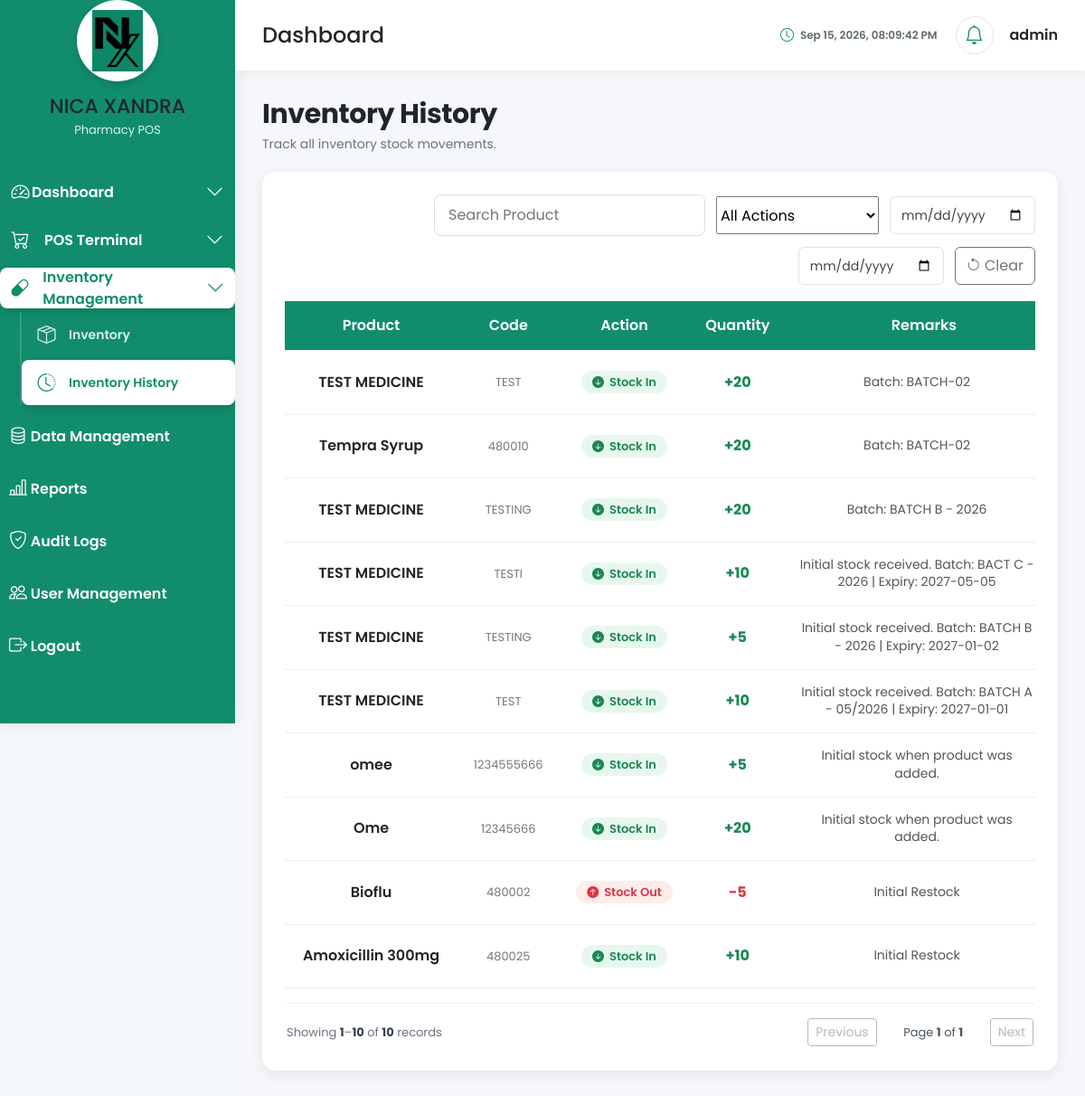
Screenshot of /app/dashboard/inventory_management/history/index.php (signed in) with the database file from the repository.
### tables this page shows
CREATE TABLE `inventory_history` (
  `history_id` int(11) NOT NULL,
  `product_id` int(11) NOT NULL,
  `action_type` enum('IN','OUT') NOT NULL,
  `quantity` int(11) NOT NULL,
  `occurred_at` datetime DEFAULT NULL,
  `remarks` text DEFAULT NULL,
  `created_at` timestamp NOT NULL DEFAULT current_timestamp()
);

CREATE TABLE `products` (
  `product_id` int(11) NOT NULL,
  `barcode` varchar(100) NOT NULL,
  `product_name` varchar(150) NOT NULL,
  `generic_name` varchar(150) DEFAULT NULL,
  `brand_name` varchar(150) DEFAULT NULL,
  `category_id` int(11) DEFAULT NULL,
  `type_id` int(11) DEFAULT NULL,
  `supplier_id` int(11) DEFAULT NULL,
  `dosage` varchar(100) DEFAULT NULL,
  `strength` varchar(100) DEFAULT NULL,
  `unit` varchar(50) DEFAULT NULL,
  `unit_cost` decimal(10,2) DEFAULT NULL,
  `selling_price` decimal(10,2) NOT NULL,
  `quantity` int(11) NOT NULL DEFAULT 0,
  `reorder_level` int(11) DEFAULT 10,
  `manufacturing_date` date DEFAULT NULL,
  `expiration_date` date DEFAULT NULL,
  `batch_number` varchar(100) DEFAULT NULL,
  `description` text DEFAULT NULL,
  `is_test_data` tinyint(1) NOT NULL DEFAULT 0,
  `product_image` varchar(255) DEFAULT 'default-medicine.png',
  `product_status` enum('Available','Low Stock','Out of Stock','Expired') DEFAULT 'Available',
  `created_at` timestamp NOT NULL DEFAULT current_timestamp(),
  `updated_at` timestamp NOT NULL DEFAULT current_timestamp() ON UPDATE current_timestamp()
);

CREATE TABLE `users` (
  `user_id` int(11) NOT NULL,
  `role_id` int(11) NOT NULL,
  `full_name` varchar(150) NOT NULL,
  `username` varchar(50) NOT NULL,
  `email` varchar(150) DEFAULT NULL,
  `password` varchar(255) NOT NULL,
  `contact_number` varchar(20) DEFAULT NULL,
  `gender` enum('Male','Female','Prefer not to say') DEFAULT NULL,
  `birth_date` date DEFAULT NULL,
  `address` text DEFAULT NULL,
  `profile_image` varchar(255) DEFAULT 'default.png',
  `account_status` enum('Active','Inactive','Locked') DEFAULT 'Active',
  `failed_login_attempts` int(11) DEFAULT 0,
  `last_login` datetime DEFAULT NULL,
  `remember_token` varchar(255) DEFAULT NULL,
  `created_at` timestamp NOT NULL DEFAULT current_timestamp(),
  `updated_at` timestamp NOT NULL DEFAULT current_timestamp() ON UPDATE current_timestamp()
);

### app/Models/InventoryHistory.php (called while the page is built, shortened)
<?php
require_once __DIR__ . '/../../config/database.php';
class InventoryHistory
{
    private PDO $conn;
    public function __construct()
    {
        $database = new Database();
        $this->conn = $database->connect();
    }
    public function getHistory(
        int $page = 1,
        int $limit = 20,
        string $search = '',
        string $action = '',
        string $fromDate = '',
        string $toDate = ''
    ): array
    {
        $page = max(1, $page);
        $limit = min(max(1, $limit), 100);
        $search = trim($search);
        $action = strtoupper(trim($action));
        $fromDate = trim($fromDate);
        $toDate = trim($toDate);
        $where = [];
        $params = [];
        $whereSql = $where ? 'WHERE ' . implode(' AND ', $where) : '';
        $countSql = "
            SELECT COUNT(*)
            FROM inventory_history ih
            INNER JOIN products p ON ih.product_id = p.product_id
            {$whereSql}
        ";
        $countStmt = $this->conn->prepare($countSql);
        $countStmt->execute();
        $total = (int) $countStmt->fetchColumn();
        $totalPages = $total > 0 ? (int) ceil($total / $limit) : 0;
        $offset = ($page - 1) * $limit;
        $sql = "
            SELECT
                ih.history_id,
                ih.product_id,
                p.product_name,
                p.barcode,
                ih.action_type,
                ih.quantity,
                ih.remarks,
                ih.created_at
            FROM inventory_history ih
            INNER JOIN products p ON ih.product_id = p.product_id
            {$whereSql}
            ORDER BY ih.created_at DESC, ih.history_id DESC
            LIMIT :limit OFFSET :offset
        ";
        $stmt = $this->conn->prepare($sql);
        $stmt->bindValue(':limit', $limit, PDO::PARAM_INT);
        $stmt->bindValue(':offset', $offset, PDO::PARAM_INT);
        $stmt->execute();
        return [
            'history' => $stmt->fetchAll(PDO::FETCH_ASSOC),
            'pagination' => [
                'page' => $page,
                'limit' => $limit,
                'total' => $total,
                'total_pages' => $totalPages,
                'has_previous' => $page > 1,
                'has_next' => $page < $totalPages,
            ],
        ];
    }
}

### config/database.php (called while the page is built, shortened)
<?php
class Database
{
    private string $host = "localhost";
    private string $db_name = "pharmacy_pos";
    private string $username = "root";
    private string $password = "";
    private ?PDO $connection = null;
    public function connect(): PDO
    {
        if ($this->connection === null) {
            $dsn = "mysql:host={$this->host};dbname={$this->db_name};charset=utf8mb4";
            try {
                $this->connection = new PDO(
                    $dsn,
                    $this->username,
                    $this->password,
                    [
                        PDO::ATTR_ERRMODE => PDO::ERRMODE_EXCEPTION,
                        PDO::ATTR_DEFAULT_FETCH_MODE => PDO::FETCH_ASSOC,
                        PDO::ATTR_EMULATE_PREPARES => false
                    ]
                );
            } catch (PDOException $e) {
                die(
                    "<h2>Database Connection Failed</h2>" .
                    "<p>" . htmlspecialchars($e->getMessage()) . "</p>"
                );
            }
        }
        return $this->connection;
    }
}

### app/Controllers/InventoryHistoryController.php (called while the page is built)
<?php
require_once __DIR__ . '/../Models/InventoryHistory.php';
class InventoryHistoryController
{
    private $historyModel;
    public function __construct()
    {
        $this->historyModel = new InventoryHistory();
    }
    public function getHistory(
        int $page = 1,
        int $limit = 20,
        string $search = '',
        string $action = '',
        string $fromDate = '',
        string $toDate = ''
    ): array
    {
        return $this->historyModel->getHistory(
            $page, $limit, $search, $action, $fromDate, $toDate
        );
    }
}

### app/Models/User.php (called while the page is built, shortened)
<?php
require_once __DIR__ . '/../../config/database.php';
class User
{
    private PDO $conn;
    public function __construct()
    {
        $database = new Database();
        $this->conn = $database->connect();
    }
public function getById(int $userId): array|false
{
    $sql = "
        SELECT *
        FROM users
        WHERE user_id = :user_id
        LIMIT 1
    ";
    $stmt = $this->conn->prepare($sql);
    $stmt->execute([
        ':user_id' => $userId
    ]);
    return $stmt->fetch(PDO::FETCH_ASSOC);
}
}

### app/Middleware/AuthMiddleware.php (called while the page is built, shortened)
<?php
require_once __DIR__ . '/../Models/User.php';
class AuthMiddleware
{
    public static function check(): void
    {
        $userModel = new User();
        $user = $userModel->getById(
            (int) $_SESSION['user_id']
        );
    }
}

### app/dashboard/inventory_management/history/index.php (the view, shortened to what this page needs)
<?php
require_once '../../../Middleware/AuthMiddleware.php';
require_once '../../../Controllers/InventoryHistoryController.php';
AuthMiddleware::check();
$controller = new InventoryHistoryController();
$currentPage = max(1, (int) ($_GET['page'] ?? 1));
$limit = min(max(1, (int) ($_GET['limit'] ?? 20)), 100);
$search = trim((string) ($_GET['search'] ?? ''));
$selectedAction = strtoupper(trim((string) ($_GET['action'] ?? '')));
$fromDate = trim((string) ($_GET['from'] ?? ''));
$toDate = trim((string) ($_GET['to'] ?? ''));
$historyResult = $controller->getHistory(
    $currentPage,
    $limit,
    $search,
    $selectedAction,
    $fromDate,
    $toDate
);
$history = $historyResult['history'] ?? [];
$pagination = $historyResult['pagination'] ?? [];
$currentPage = (int) ($pagination['page'] ?? $currentPage);
require_once '../../../../includes/header.php';
?>
<link rel="stylesheet"
      href="/pharmacy_pos/assets/css/dashboard.css">
<link rel="stylesheet"
      href="/pharmacy_pos/assets/css/sidebar.css">
<link rel="stylesheet"
      href="/pharmacy_pos/assets/css/navbar.css">
<link rel="stylesheet"
      href="/pharmacy_pos/assets/css/inventory.css">
<link rel="stylesheet"
      href="/pharmacy_pos/assets/css/sales.css">
<link rel="stylesheet"
      href="/pharmacy_pos/assets/css/inventory_history.css">
<div class="dashboard-wrapper">
    <?php include '../../../../includes/sidebar.php'; ?>
    <div class="main-content">
        <?php include '../../../../includes/navbar.php'; ?>
        <div class="dashboard-content">
            <div class="page-header">
                <h2>
                    Inventory History
                </h2>
                <p>
                    Track all inventory stock movements.
                </p>
            </div>
            <div class="sales-card inventory-history-card">
<div class="sales-toolbar history-toolbar">
    <input
        type="text"
        id="history-search"
        class="search-box"
        placeholder="Search Product"
        value="<?= htmlspecialchars($search) ?>">
    <select
        id="history-action-filter"
        class="history-filter">
        <option value="">
            All Actions
        </option>
    </select>
    <input
        type="date"
        id="history-date-from"
        class="history-date-filter"
        title="From Date"
        value="<?= htmlspecialchars($fromDate) ?>">
    <input
        type="date"
        id="history-date-to"
        class="history-date-filter"
        title="To Date"
        value="<?= htmlspecialchars($toDate) ?>">
    <button
        type="button"
        id="clear-history-filters"
        class="btn btn-outline-secondary">
        <i class="bi bi-arrow-counterclockwise"></i>
        Clear
    </button>
</div>
                <div class="table-responsive">
                    <table class="sales-table inventory-history-table">
                        <thead>
                            <tr>
                                <th>
                                    Product
                                </th>
                                <th>
                                    Code
                                </th>
                                <th>
                                    Action
                                </th>
                                <th>
                                    Quantity
                                </th>
                                <th>
                                    Remarks
                                </th>
                            </tr>
                        </thead>
                        <tbody>
                        <?php if(empty($history)): ?>
                            <tr>
<td
    colspan="6"
    class="history-empty">
    <div class="history-empty-icon">
        <i class="bi bi-clock-history"></i>
    </div>
    <p class="history-empty-title">
        No inventory history found
    </p>
    <p class="history-empty-text">
        Stock movements will appear here
        once inventory activity is recorded.
    </p>
</td>
                            </tr>
                        <?php else: ?>
                            <?php foreach($history as $item): ?>
<tr
    class="history-row"
    data-product="<?= htmlspecialchars(
        strtolower(
            $item['product_name']
        )
    ); ?>"
    data-action="<?= htmlspecialchars(
        $item['action_type']
    ); ?>"
    data-date="<?= htmlspecialchars(
        date(
            'Y-m-d',
            strtotime($item['created_at'])
        )
    ); ?>">
                                    <td>
                                    <div class="history-product-name">
                                        <?= htmlspecialchars(
                                            $item['product_name']
                                        ); ?>
                                    </div>
                                    </td>
                                    <td>
                                    <div class="history-barcode">
                                        <?= htmlspecialchars(
                                            $item['barcode']
                                        ); ?>
                                    </div>
                                    </td>
                                    <td>
                                       <?php if(
    $item['action_type'] === 'IN'
): ?>
    <span class="history-badge history-in">
        <i class="bi bi-arrow-down-circle-fill"></i>
        Stock In
    </span>
<?php else: ?>
    <span class="history-badge history-out">
        <i class="bi bi-arrow-up-circle-fill"></i>
        Stock Out
    </span>
<?php endif; ?>
                                    </td>
<td>
    <?php if(
        $item['action_type'] === 'IN'
    ): ?>
        <span class="history-quantity history-quantity-in">
            +<?= (int)$item['quantity']; ?>
        </span>
    <?php else: ?>
        <span class="history-quantity history-quantity-out">
            -<?= (int)$item['quantity']; ?>
        </span>
    <?php endif; ?>
</td>
                                    <td>
                                    <div class="history-remarks">
                                        <?= htmlspecialchars(
                                            $item['remarks'] ?? ''
                                        ); ?>
                                    </div>
                                    </td>
                                </tr>
                            <?php endforeach; ?>
                        <?php endif; ?>
                        </tbody>
                    </table>
                </div>
                <div class="inventory-pagination history-pagination" id="history-pagination">
                    <div class="pagination-info">
                        <?php if (($pagination['total'] ?? 0) > 0): ?>
                            Showing <strong><?= (($currentPage - 1) * $limit) + 1 ?></strong>–<strong><?= min($currentPage * $limit, (int) $pagination['total']) ?></strong>
                            of <strong><?= (int) $pagination['total'] ?></strong> records
                        <?php else: ?>
                            No records found.
                        <?php endif; ?>
                    </div>
                    <div class="pagination-controls">
                        <?php $query = $_GET; $query['limit'] = $limit; ?>
                        <a class="btn btn-outline-secondary btn-sm <?= empty($pagination['has_previous']) ? 'disabled' : '' ?>"
                           href="?<?= http_build_query(array_merge($query, ['page' => max(1, $currentPage - 1)])) ?>"
                           <?= empty($pagination['has_previous']) ? 'aria-disabled="true" tabindex="-1"' : '' ?>>Previous</a>
                        <span class="pagination-page">
                            Page <strong><?= $currentPage ?></strong> of <strong><?= max(1, (int) ($pagination['total_pages'] ?? 0)) ?></strong>
                        </span>
                        <a class="btn btn-outline-secondary btn-sm <?= empty($pagination['has_next']) ? 'disabled' : '' ?>"
                           href="?<?= http_build_query(array_merge($query, ['page' => $currentPage + 1])) ?>"
                           <?= empty($pagination['has_next']) ? 'aria-disabled="true" tabindex="-1"' : '' ?>>Next</a>
                    </div>
                </div>
            </div>
        </div>
    </div>
</div>
<?php
require_once '../../../../includes/footer.php';
?>

### rows the page displays
inventory_history: product.product_name "TEST MEDICINE", product.barcode "TEST", action_type "IN" (drawn), quantity "20", remarks "Batch: BATCH-02"
inventory_history: product.product_name "Tempra Syrup", product.barcode "480010", action_type "IN" (drawn), quantity "20", remarks "Batch: BATCH-02"
inventory_history: product.product_name "TEST MEDICINE", product.barcode "TESTING", action_type "IN" (drawn), quantity "20", remarks "Batch: BATCH B - 2026"
inventory_history: product.product_name "TEST MEDICINE", product.barcode "TESTI", action_type "IN" (drawn), quantity "10", remarks "Initial stock received. Batch: BACT C - 2026 | Expiry: 2027-05-05"
inventory_history: product.product_name "TEST MEDICINE", product.barcode "TESTING", action_type "IN" (drawn), quantity "5", remarks "Initial stock received. Batch: BATCH B - 2026 | Expiry: 2027-01-02"
inventory_history: product.product_name "TEST MEDICINE", product.barcode "TEST", action_type "IN" (drawn), quantity "10", remarks "Initial stock received. Batch: BATCH A - 05/2026 | Expiry: 2027-01-01"
inventory_history: product.product_name "omee", product.barcode "1234555666", action_type "IN" (drawn), quantity "5", remarks "Initial stock when product was added."
inventory_history: product.product_name "Ome", product.barcode "12345666", action_type "IN" (drawn), quantity "20", remarks "Initial stock when product was added."
inventory_history: product.product_name "Bioflu", product.barcode "480002", action_type "OUT" (drawn), quantity "5", remarks "Initial Restock"
inventory_history: product.product_name "Amoxicillin 300mg", product.barcode "480025", action_type "IN" (drawn), quantity "10", remarks "Initial Restock"
users: (($currentPage - 1) * $limit) + 1 "1", role "1"

### other values shown
$_SESSION['username'] "admin"
min($currentPage * $limit, (int) $pagination['total']) "10"
$pagination['total'] "10"
